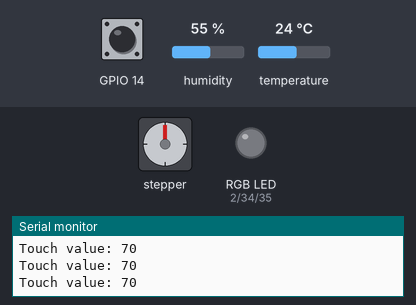
Simulated run of this sketch. Board: ESP32. On the bench: stepper motor, an RGB LED mixed from three pins (HIGH = lit), the last lines printed to the serial monitor. Wiring (inferred from the names in the program): stepper motor driver (1000 steps per turn assumed): step GPIO 19; direction GPIO 18; enable GPIO 13. The inputs (shaded band) are chosen by the test bench; at power-on: GPIO 14 HIGH, humidity 55 %, temperature 24 °C. Pins used as bus, display or sensor lines are not drawn.

Above: at 2.7 s.
2.8 s: GPIO 14 pulled LOW for 0.15 s
At 6.0 s:
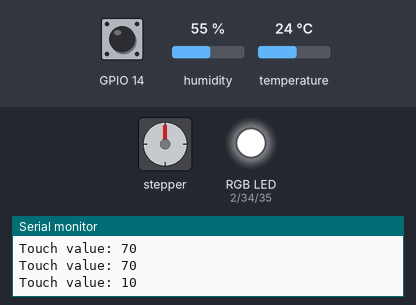
Timing chart, 0 to 41.3 s (numbered marks = the images above; inputs shaded):
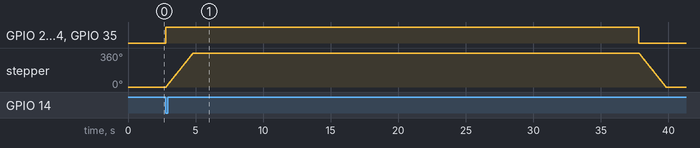

The sketch:

flower-code.ino
```cpp
/******************************************

  This example works for both Industrial and STEM users.

  Developed by Jose Garcia, https://github.com/jotathebest/

** ****************************************/
/****************************************
  Include Libraries
****************************************/
#include "UbidotsEsp32Mqtt.h"
#include "DHT.h"
#include <SoftwareSerial.h>

SoftwareSerial mySerial(16, 17); // RX, TX (ajusta los pines según tu conexión)

// Comandos del DFPlayer Mini MP3
#define CMD_SEL_DEV 0x09
#define CMD_PLAY_SONG 0x03
#define CMD_SET_VOLUME 0x06

/****************************************
  Define Constants
****************************************/
// Define stepper motor connections and steps per revolution:
#define dirPin 18   //right to left 3
#define stepPin 19   //right to left 4
#define stepsPerRevolution 1000
#define en 13

//**********************************************************
// Define Dht11
#define DHTPIN 4
#define DHTTYPE DHT11
DHT dht(DHTPIN, DHTTYPE);
//***********************************************************


// connection settings
const char *UBIDOTS_TOKEN = "BBFF-5ZbbA3wyWGJmJ3uoek9FCQLFKg5Srf"; // Put here your Ubidots TOKEN
const char *WIFI_SSID = "VIVIESCAS"; // Put here your Wi-Fi SSID
const char *WIFI_PASS = "14442547"; // Put here your Wi-Fi password

//label device
const char *DEVICE_LABEL = "iot_device_No14"; // Put here your Device labelto which data will be published, replace No with your Kit-IoT box number

//Variables
const char *VARIABLE_TEMP = "temperature";
const char *VARIABLE_HUM = "humidity";
const char *VARIABLE_SERVO = "servo";
const char *VARIABLE_LED = "led";

const int PUBLISH_FREQUENCY = 5000; // Update rate in milliseconds


// Set up the rgb led names
uint8_t ledR = 2;
uint8_t ledG = 34;
uint8_t ledB = 35;

bool ledsOn = false; // Variable para controlar el estado de los LEDs

uint8_t tempPin = DHTPIN;
unsigned long timer;

int servo;
int ledValue;
int pin;
int value;
int pos;
int servoTemp;
String payloadValue;
char* globalTopic;
const char *topicServo = "/v2.0/devices/iot_device_no14/servo/lv" ;
const char *topicLed = "/v2.0/devices/iot_device_no14/led/lv" ;


Ubidots ubidots(UBIDOTS_TOKEN);
/****************************************
  Auxiliar Functions
****************************************/

void callback(char *topic, byte *payload, unsigned int length)
{
  Serial.print("Message arrived [");
  Serial.print(topic);
  Serial.print("] ");
  int compareServo = strcmp(topicServo, topic);
  int compareLed = strcmp(topicLed, topic);
  payloadValue = "";
  for (int i = 0; i < length; i++)
  {
    Serial.print((char)payload[i]);
    payloadValue += (char)payload[i];
  }
  Serial.println(payloadValue);

  if (compareServo == 0) {
    servo = payloadValue.toInt();
  }
  else if (compareLed == 0) {
    ledValue = payloadValue.toInt();
  }
}

/****************************************
  Main Functions
****************************************/
void setup()
{
  // put your setup code here, to run once:
  Serial.begin(115200);
  // ubidots.setDebug(true); // uncomment this to make debug messages available
  ubidots.connectToWifi(WIFI_SSID, WIFI_PASS);
  ubidots.setCallback(callback);
  ubidots.setup();
  ubidots.reconnect();
  ubidots.subscribeLastValue(DEVICE_LABEL, VARIABLE_SERVO);
  ubidots.subscribeLastValue(DEVICE_LABEL, VARIABLE_LED);
  timer = millis();

  Serial.println("------------------------------");
  Serial.println(F("DHTxx test!"));
  dht.begin();


// SOUND
    sendCommand(CMD_SEL_DEV, 0, 1); // Seleccionar dispositivo (tarjeta SD)

//LEDS
  pinMode(ledR, OUTPUT);
  pinMode(ledG, OUTPUT);
  pinMode(ledB, OUTPUT);

  //Servo
  pinMode(stepPin, OUTPUT);
  pinMode(dirPin, OUTPUT);
  pinMode(en, OUTPUT);
  digitalWrite(en, LOW); // Activate with LOW


  value = 0;
  pos = 0;
  servo = 0;
  ledValue = 0;
  servoTemp = 0;


}

void openFlower()
{
  // Encender los tres LEDs RGB al mismo tiempo
  digitalWrite(ledR, HIGH);
  digitalWrite(ledG, HIGH);
  digitalWrite(ledB, HIGH);
  ledsOn = true;


  digitalWrite(dirPin, HIGH);
  for (int i = 0; i < stepsPerRevolution; i++) {
    digitalWrite(stepPin, HIGH);
    delayMicroseconds(1000);
    digitalWrite(stepPin, LOW);
    delayMicroseconds(1000);
  }

  delay(1000);

  }

void closeFlower()
{
  // Apagar los tres LEDs RGB
  digitalWrite(ledR, LOW);
  digitalWrite(ledG, LOW);
  digitalWrite(ledB, LOW);
  ledsOn = false;

   // Move back (counterclockwise):
  digitalWrite(dirPin, LOW);
  for (int i = 0; i < stepsPerRevolution; i++) {
    digitalWrite(stepPin, HIGH);
    delayMicroseconds(1000);
    digitalWrite(stepPin, LOW);
    delayMicroseconds(1000);
  }

  delay(1000);
  }


  // Enviar comando al DFPlayer Mini MP3
void sendCommand(uint8_t command, uint8_t param1, uint8_t param2) {
  uint8_t data[10] = {0x7E, 0xFF, 0x06, command, 0x00, param1, param2, 0xEF};
  mySerial.write(data, 8);
}

// Reproducir una canción desde la tarjeta SD
void playSongOnSD(uint16_t number) {
  sendCommand(CMD_PLAY_SONG, highByte(number), lowByte(number));
  delay(1000); // Esperar un segundo para asegurarse de que se inicie la reproducción
}


void loop()
{
  // put your main code here, to run repeatedly:
  if (!ubidots.connected())
  {
    ubidots.reconnect();
    ubidots.subscribeLastValue(DEVICE_LABEL, VARIABLE_SERVO);
    ubidots.subscribeLastValue(DEVICE_LABEL, VARIABLE_LED);
  }

  /****************************************
    TOUCH INTERACTION
  ****************************************/
  value = touchRead(14);
  Serial.print("Touch value: ");
  Serial.println(value);
  if (value <= 40) {

   openFlower();

     playSongOnSD(1);
     delay(31000);

   closeFlower();
  }


  /****************************************
    UBIDOTS CONTROL
  ****************************************/

//LED CONTROL
  if (ledValue == 0 && servoTemp != 1) {
  }
  else {
  }


// FLOWER CONTROL

  if (servo == 1 && pos == 0) {   // OPEN FLOWER
   openFlower();
    servoTemp = 1;
  }

  if (servo == 0 && servoTemp == 1) { // CLOSE FLOWER
    closeFlower();
    servoTemp = 0;
  }


  float t = dht.readTemperature();
  float h = dht.readHumidity();

  // if (isnan(h) || isnan(t)) {
  //  Serial.println(F("Failed to read from DHT sensor!"));
  //   Serial.println(t);
  //    Serial.println(h);
  //      return;
  //  }


  if (abs(double(millis() - timer)) > PUBLISH_FREQUENCY) // triggers the routine every 10 seconds
  {
    Serial.print("Servo value: ");
    Serial.println(servo);
    Serial.print("led value: ");
    Serial.println(ledValue);


    float temp_value = t;
    float humid_value = h;
    Serial.print("temperature: ");
    Serial.println(temp_value);
    Serial.print("humidity: ");
    Serial.println(humid_value);
    Serial.print("servo position: ");
    Serial.println(pos);
    //Serial.println(value);
    ubidots.add(VARIABLE_TEMP, temp_value); // Insert your variable Labels and the value to be sent
    ubidots.add(VARIABLE_HUM, humid_value); // Insert your variable Labels and the value to be sent
    ubidots.publish(DEVICE_LABEL);
    timer = millis();
  }
  ubidots.loop();
}
```

Measured:
- after the input at 2.8 s, GPIO 2 (ledR), GPIO 34 (ledG), GPIO 35 (ledB): LOW → HIGH at once, → LOW 35.0 s later; stepper: turns 360° clockwise in 2.0 s, then 360° counter-clockwise in 2.0 s
